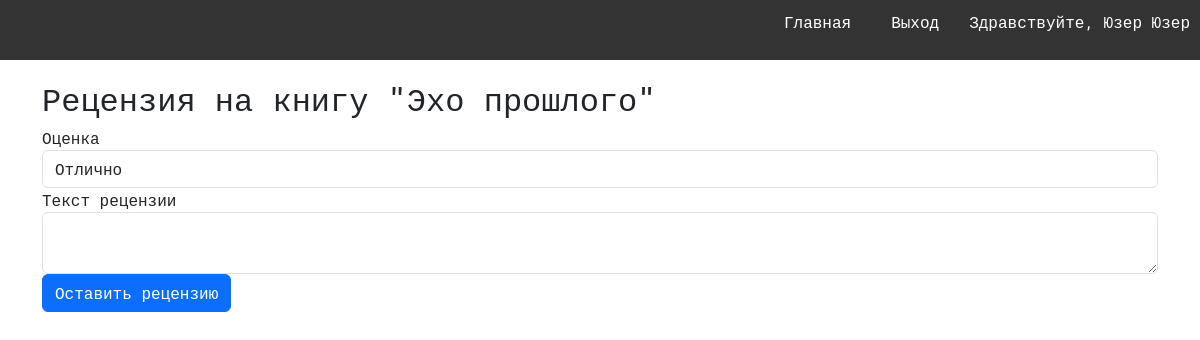
The page /book/2/review (signed in) on the database its author committed.
### models.py (models this page shows, shortened)
class User(db.Model, UserMixin):
    __tablename__ = 'users'
    id = db.Column(db.Integer, primary_key=True)
    username = db.Column(db.String(100), unique=True, nullable=False)
    password = db.Column(db.String(100), nullable=False)
    last_name = db.Column(db.String(100), nullable=False)
    first_name = db.Column(db.String(100), nullable=False)
    middle_name = db.Column(db.String(100))
    role_id = db.Column(db.Integer, db.ForeignKey('roles.id'), nullable=False)
    reviews = db.relationship('Review', backref='user')
    role = db.relationship('Role', backref='users')

class Book(db.Model):
    __tablename__ = 'books'
    id = db.Column(db.Integer, primary_key=True)
    title = db.Column(db.String(255), nullable=False)
    short_description = db.Column(db.Text, nullable=False)
    year = db.Column(db.Integer, nullable=False)
    publisher = db.Column(db.String(255), nullable=False)
    author = db.Column(db.String(255), nullable=False)
    page_count = db.Column(db.Integer, nullable=False)
    cover_id = db.Column(db.Integer, db.ForeignKey('covers.id'), nullable=False)
    genres = db.relationship('Genre', secondary=book_genres, backref='books')
    cover = db.relationship('Cover', backref='book')

### books.py (the view, shortened to what this page needs)
@books.route('/book/<int:book_id>/review', methods=['GET', 'POST'])
@login_required
def review(book_id):
    book = Book.query.get_or_404(book_id)
    form = ReviewForm()
    user_review = Review.query.filter_by(user_id=current_user.id, book_id=book_id).first()
    if user_review:
        flash('Вы уже оставили рецензию для этой книги', 'info')
        return redirect(url_for('books.book', book_id=book_id))
    return render_template('review.html', form=form, book=book)

### forms.py
class ReviewForm(FlaskForm):
    rating = SelectField('Оценка', choices=[('5', 'Отлично'),('4', 'Хорошо'),('3', 'Удовлетворительно'),('2', 'Неудовлетворительно'),('1', 'Плохо'),('0', 'Ужасно')], validators=[InputRequired()])
    text = TextAreaField('Текст рецензии', validators=[InputRequired(), Length(max=1000)])
    submit = SubmitField('Оставить рецензию')

### app.py (called while the page is built)
@login_manager.user_loader
def load_user(user_id):
    return User.query.get(int(user_id))

### templates/review.html (shortened to what this page needs)
{% extends 'base.html' %}
{% block content %}
    <div class="container">
        <h2>Рецензия на книгу "{{ book.title }}"</h2>
        <form method="POST">
            <div class="form-group">
                {{ form.rating.label(class="form-control-label") }}
                {{ form.rating(class="form-control") }}
            </div>
            <div class="form-group">
                {{ form.text.label(class="form-control-label") }}
                {{ form.text(class="form-control", id='review-text') }}
            </div>
            <button type="submit" class="btn btn-primary">Оставить рецензию</button>
        </form>
    </div>
{% endblock %}

### templates/navbar.html
<nav>
    <ul>
        <li><a href="{{ url_for('index') }}">Главная</a></li>
        {% if current_user.is_authenticated %}
            <li><a href="{{ url_for('logout') }}">Выход</a></li>
            <li><span>Здравствуйте, {{ current_user.first_name }} {{ current_user.last_name }}</span></li>
        {% else %}
            <li><a href="{{ url_for('login') }}">Вход</a></li>
            <li><a href="{{ url_for('register') }}">Регистрация</a></li>
        {% endif %}
    </ul>
</nav>

### static/styles.css (style rules this page uses)
body { font-family: "Roboto Mono", monospace; }
nav { background-color: #333; color: white; padding: 10px; text-align: center; }
nav ul { list-style-type: none; padding: 0; display: flex; justify-content: flex-end; gap: 10px; }
nav ul li { margin-left: 10px; }
nav ul li a { color: white; text-decoration: none; padding: 10px; }

### rows shown on the page
User: first_name "Юзер", last_name "Юзер"
Book: title "Эхо прошлого"
